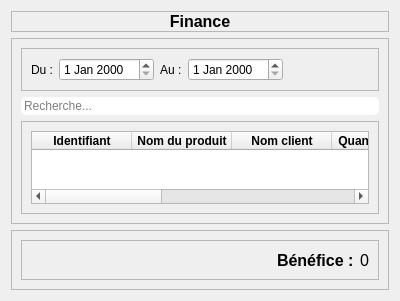
<?xml version="1.0" encoding="UTF-8"?>
<ui version="4.0">
 <class>FinanceCompta</class>
 <widget class="QWidget" name="FinanceCompta">
  <property name="geometry">
   <rect>
    <x>0</x>
    <y>0</y>
    <width>400</width>
    <height>301</height>
   </rect>
  </property>
  <property name="windowTitle">
   <string>Form</string>
  </property>
  <layout class="QVBoxLayout" name="verticalLayout">
   <item>
    <widget class="QFrame" name="frame">
     <property name="frameShape">
      <enum>QFrame::Shape::StyledPanel</enum>
     </property>
     <property name="frameShadow">
      <enum>QFrame::Shadow::Raised</enum>
     </property>
     <layout class="QHBoxLayout" name="horizontalLayout_2">
      <property name="leftMargin">
       <number>0</number>
      </property>
      <property name="topMargin">
       <number>0</number>
      </property>
      <property name="rightMargin">
       <number>0</number>
      </property>
      <property name="bottomMargin">
       <number>0</number>
      </property>
      <item>
       <widget class="QLabel" name="label">
        <property name="font">
         <font>
          <pointsize>12</pointsize>
          <bold>true</bold>
         </font>
        </property>
        <property name="text">
         <string>Finance</string>
        </property>
        <property name="alignment">
         <set>Qt::AlignmentFlag::AlignCenter</set>
        </property>
       </widget>
      </item>
     </layout>
    </widget>
   </item>
   <item>
    <widget class="QFrame" name="frame_2">
     <property name="frameShape">
      <enum>QFrame::Shape::StyledPanel</enum>
     </property>
     <property name="frameShadow">
      <enum>QFrame::Shadow::Raised</enum>
     </property>
     <layout class="QVBoxLayout" name="verticalLayout_2">
      <item>
       <widget class="QFrame" name="frame_6">
        <property name="frameShape">
         <enum>QFrame::Shape::StyledPanel</enum>
        </property>
        <property name="frameShadow">
         <enum>QFrame::Shadow::Raised</enum>
        </property>
        <layout class="QHBoxLayout" name="horizontalLayout_4">
         <item>
          <widget class="QLabel" name="label_3">
           <property name="text">
            <string>Du :</string>
           </property>
          </widget>
         </item>
         <item>
          <widget class="QDateEdit" name="dateDebut"/>
         </item>
         <item>
          <widget class="QLabel" name="label_4">
           <property name="text">
            <string>Au :</string>
           </property>
          </widget>
         </item>
         <item>
          <widget class="QDateEdit" name="dateFin"/>
         </item>
         <item>
          <spacer name="horizontalSpacer_2">
           <property name="orientation">
            <enum>Qt::Orientation::Horizontal</enum>
           </property>
           <property name="sizeHint" stdset="0">
            <size>
             <width>40</width>
             <height>20</height>
            </size>
           </property>
          </spacer>
         </item>
         <item>
          <widget class="QPushButton" name="btnFiltrer">
           <property name="styleSheet">
            <string notr="true">QPushButton{
	border:none;
	image: url(:/Downloads/CartoBMW/img/systeme-de-filtrage-des-donnees.png);
}
QPushButton:hover{
	image: url(:/Downloads/CartoBMW/img/filtrage-des-donnees.png);
	
}</string>
           </property>
           <property name="text">
            <string/>
           </property>
          </widget>
         </item>
         <item>
          <widget class="QPushButton" name="btnReinitialiser">
           <property name="styleSheet">
            <string notr="true">QPushButton{
	border:none;
	
	image: url(:/Downloads/CartoBMW/img/faire-pivoter-le-symbole-dinterface-fleche-circulaire-gauche.png);
}
QPushButton:hover{
	image: url(:/Downloads/CartoBMW/img/annuler.png);
	
}</string>
           </property>
           <property name="text">
            <string/>
           </property>
          </widget>
         </item>
        </layout>
       </widget>
      </item>
      <item>
       <widget class="QLineEdit" name="lineEdit">
        <property name="styleSheet">
         <string notr="true">QLineEdit{
	border: 1px solid white;
	border-radius: 5px;
}

QLineEdit:focus{
	border: 1px solid black;
}</string>
        </property>
        <property name="placeholderText">
         <string>Recherche...</string>
        </property>
       </widget>
      </item>
      <item>
       <widget class="QFrame" name="frame_4">
        <property name="frameShape">
         <enum>QFrame::Shape::StyledPanel</enum>
        </property>
        <property name="frameShadow">
         <enum>QFrame::Shadow::Raised</enum>
        </property>
        <layout class="QHBoxLayout" name="horizontalLayout">
         <item>
          <widget class="QTableWidget" name="tableCompta">
           <column>
            <property name="text">
             <string>Identifiant</string>
            </property>
            <property name="font">
             <font>
              <bold>true</bold>
             </font>
            </property>
           </column>
           <column>
            <property name="text">
             <string>Nom du produit</string>
            </property>
            <property name="font">
             <font>
              <bold>true</bold>
             </font>
            </property>
           </column>
           <column>
            <property name="text">
             <string>Nom client</string>
            </property>
            <property name="font">
             <font>
              <bold>true</bold>
             </font>
            </property>
           </column>
           <column>
            <property name="text">
             <string>Quantité vendu</string>
            </property>
            <property name="font">
             <font>
              <bold>true</bold>
             </font>
            </property>
           </column>
           <column>
            <property name="text">
             <string>Date de la vente</string>
            </property>
            <property name="font">
             <font>
              <bold>true</bold>
             </font>
            </property>
           </column>
           <column>
            <property name="text">
             <string>Prix de base</string>
            </property>
            <property name="font">
             <font>
              <bold>true</bold>
             </font>
            </property>
           </column>
           <column>
            <property name="text">
             <string>Prix de vente</string>
            </property>
            <property name="font">
             <font>
              <bold>true</bold>
             </font>
            </property>
           </column>
           <column>
            <property name="text">
             <string>Bénéfice</string>
            </property>
            <property name="font">
             <font>
              <bold>true</bold>
             </font>
            </property>
           </column>
          </widget>
         </item>
        </layout>
       </widget>
      </item>
     </layout>
    </widget>
   </item>
   <item>
    <widget class="QFrame" name="frame_3">
     <property name="frameShape">
      <enum>QFrame::Shape::StyledPanel</enum>
     </property>
     <property name="frameShadow">
      <enum>QFrame::Shadow::Raised</enum>
     </property>
     <layout class="QVBoxLayout" name="verticalLayout_3">
      <item>
       <widget class="QFrame" name="frame_5">
        <property name="frameShape">
         <enum>QFrame::Shape::StyledPanel</enum>
        </property>
        <property name="frameShadow">
         <enum>QFrame::Shadow::Raised</enum>
        </property>
        <layout class="QHBoxLayout" name="horizontalLayout_3">
         <item>
          <spacer name="horizontalSpacer">
           <property name="orientation">
            <enum>Qt::Orientation::Horizontal</enum>
           </property>
           <property name="sizeHint" stdset="0">
            <size>
             <width>40</width>
             <height>20</height>
            </size>
           </property>
          </spacer>
         </item>
         <item>
          <widget class="QLabel" name="label_2">
           <property name="font">
            <font>
             <pointsize>12</pointsize>
             <bold>true</bold>
            </font>
           </property>
           <property name="text">
            <string>Bénéfice :</string>
           </property>
          </widget>
         </item>
         <item>
          <widget class="QLabel" name="labelBenefice">
           <property name="font">
            <font>
             <pointsize>12</pointsize>
            </font>
           </property>
           <property name="text">
            <string>0</string>
           </property>
          </widget>
         </item>
        </layout>
       </widget>
      </item>
     </layout>
    </widget>
   </item>
  </layout>
 </widget>
 <resources/>
 <connections/>
</ui>
